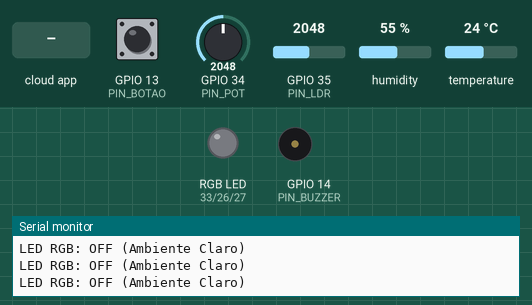
Recording of a sketch running on a simulated ESP32. On the bench: an RGB LED mixed from three pins (HIGH = lit), buzzer (waves = sounding), the last lines printed to the serial monitor. The inputs (shaded band) are chosen by the test bench; at power-on: temperature 24 °C, GPIO 13 (PIN_BOTAO) HIGH, GPIO 34 (PIN_POT) = 2048, GPIO 35 (PIN_LDR) = 2048, humidity 55 %. WiFi joins after 1.5 s; servers stay silent unless stated; not simulated (calls return 0 or success): arduino_secrets.h.

Above: at 2.7 s.
2.8 s: temperature set to 24.6 °C
4.7 s: temperature set to 25.4 °C
At 6.3 s:
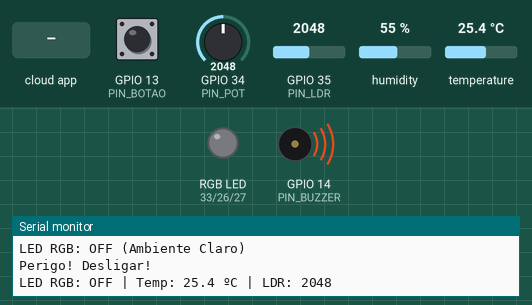
7.0 s: the phone or cloud app sets comando to Vermelho
At 7.8 s:
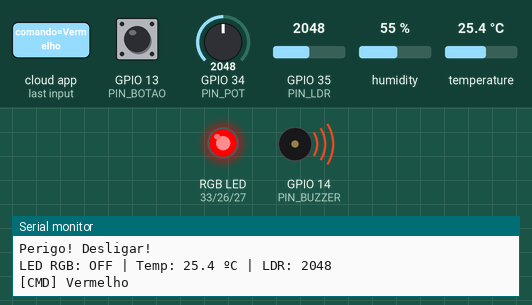
9.5 s: the phone or cloud app sets comando to Amarelo
At 9.8 s:
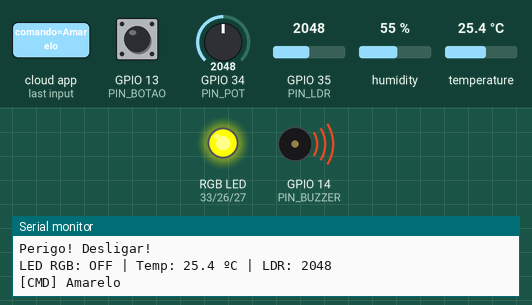
12.0 s: the phone or cloud app sets comando to Azul
At 12.8 s:
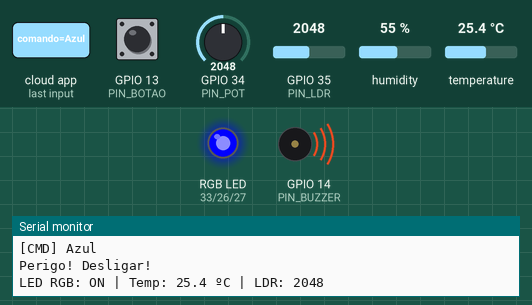
14.5 s: GPIO 13 (PIN_BOTAO) pulled LOW for 0.15 s
At 14.8 s:
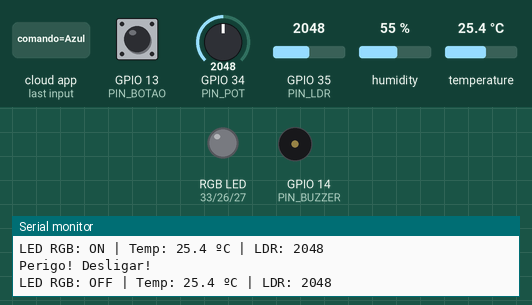
Timing chart, 0 to 17.5 s (numbered marks = the images above; inputs shaded):
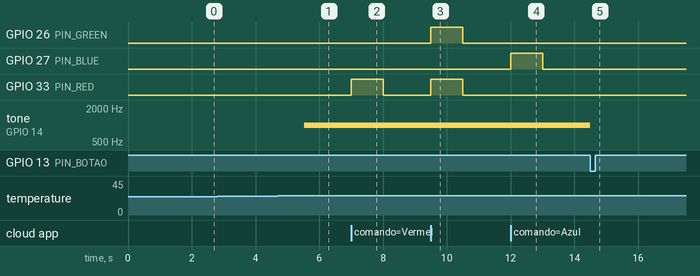

The sketch:

lamp.ino
```cpp
#include "thingProperties.h"
#include <DHT.h>

#define PIN_BOTAO    13
#define PIN_POT      34
#define PIN_LDR      35
#define PIN_TEMP     32
#define PIN_BUZZER   14
#define PIN_RED      33
#define PIN_GREEN    26
#define PIN_BLUE     27

#define DHTTYPE DHT22
DHT dht(PIN_TEMP, DHTTYPE);

volatile bool sistemaAtivoBotao = true;
unsigned long debounceTempo     = 0;

bool tempAtiva   = true;
bool luzAtiva    = true;
bool buzzerAtivo = true;

bool          corTemp       = false;
unsigned long corTempInicio = 0;
const unsigned long COR_DURACAO = 1000;


unsigned long ultimoSerial = 0;
const unsigned long INTERVALO_SERIAL = 2000;


void IRAM_ATTR ISR_Botao() {
  if (millis() - debounceTempo > 250) {
    sistemaAtivoBotao = !sistemaAtivoBotao;
    debounceTempo = millis();
  }
}


void definirRGB(int r, int g, int b) {
  analogWrite(PIN_RED,   r);
  analogWrite(PIN_GREEN, g);
  analogWrite(PIN_BLUE,  b);
}

void desligarLED() { definirRGB(0, 0, 0); }

void desligarAtuadores() {
  desligarLED();
  noTone(PIN_BUZZER);
}

void processarCorPotenciometro(int valor) {
  if      (valor < 820)  definirRGB(255,   0,   0); // Vermelho
  else if (valor < 1640) definirRGB(255, 127,   0); // Laranja
  else if (valor < 2460) definirRGB(255, 255, 255); // Branco
  else if (valor < 3280) definirRGB(  0, 255, 255); // Azul turquesa
  else                   definirRGB(  0,   0, 255); // Azul
}

void processarComando(String cmd) {
  cmd.trim();
  Serial.print("[CMD] "); Serial.println(cmd);

  if      (cmd == "Ligar")                { sistemaAtivoBotao = true;  sistemaOn = true;  }
  else if (cmd == "Desligar")             { sistemaAtivoBotao = false; sistemaOn = false; }
  else if (cmd == "Vermelho")             { definirRGB(255, 0,   0);   corTemp = true; corTempInicio = millis(); }
  else if (cmd == "Amarelo")              { definirRGB(255, 255, 0);   corTemp = true; corTempInicio = millis(); }
  else if (cmd == "Azul")                 { definirRGB(0,   0,   255); corTemp = true; corTempInicio = millis(); }
  else if (cmd == "Ativar Temperatura")   { tempAtiva   = true;  }
  else if (cmd == "Desativar Temperatura"){ tempAtiva   = false; }
  else if (cmd == "Ativar Detector")      { luzAtiva    = true;  }
  else if (cmd == "Desativar Detector")   { luzAtiva    = false; }
  else if (cmd == "Ativar Buzzer")        { buzzerAtivo = true;  }
  else if (cmd == "Desativar Buzzer")     { buzzerAtivo = false; noTone(PIN_BUZZER); }

  comando = "";
}

void onComandoChange() {
  if (comando.length() > 0) processarComando(comando);
}

void onSistemaOnChange() {
  sistemaAtivoBotao = sistemaOn;
  if (!sistemaOn) desligarAtuadores();
}

void setup() {
  Serial.begin(115200);
  delay(1500);

  pinMode(PIN_BOTAO,  INPUT_PULLUP);
  pinMode(PIN_BUZZER, OUTPUT);
  pinMode(PIN_RED,    OUTPUT);
  pinMode(PIN_GREEN,  OUTPUT);
  pinMode(PIN_BLUE,   OUTPUT);

  sistemaAtivoBotao = true;

  dht.begin();

  attachInterrupt(digitalPinToInterrupt(PIN_BOTAO), ISR_Botao, FALLING);

  initProperties();
  ArduinoCloud.begin(ArduinoIoTPreferredConnection);
  setDebugMessageLevel(2);
  ArduinoCloud.printDebugInfo();
}

void loop() {
  ArduinoCloud.update();

  if (!sistemaAtivoBotao) {
    desligarAtuadores();
    ledAtivo = false;
    if (millis() - ultimoSerial > INTERVALO_SERIAL) {
      Serial.println("LED RGB: OFF | Sistema desativado");
      ultimoSerial = millis();
    }
    return;
  }

  float tempLida = 0.0;
  int   luzLida  = 0;
  int   valorPot = analogRead(PIN_POT);

  if (tempAtiva) {
    tempLida = dht.readTemperature();
    if (isnan(tempLida)) {
      Serial.println("[ERRO] DHT22 falhou na leitura!");
      tempLida = 0.0;
    }
  }
  if (luzAtiva) luzLida = analogRead(PIN_LDR);

  temperatura  = tempLida;
  luminosidade = luzLida;

  bool alerta = false;
  if (tempAtiva && (tempLida < 0.0 || tempLida > 25.0)) {
    alerta = true;
    if (buzzerAtivo) tone(PIN_BUZZER, 1000);
  } else {
    noTone(PIN_BUZZER);
  }

  if (millis() - ultimoSerial > INTERVALO_SERIAL) {
    if (alerta) Serial.println("Perigo! Desligar!");
    Serial.print("LED RGB: "); Serial.print(ledAtivo ? "ON" : "OFF");
    Serial.print(" | Temp: "); Serial.print(tempLida, 1);
    Serial.print(" ºC | LDR: "); Serial.println(luzLida);
    ultimoSerial = millis();
  }

  if (corTemp) {
    if (millis() - corTempInicio >= COR_DURACAO) {
      corTemp = false;
    } else {
      ledAtivo = true;
      return;
    }
  }

  bool ambienteClaro = (luzAtiva && luzLida < 2200);

  if (alerta || ambienteClaro) {
    desligarLED();
    ledAtivo = false;
    if (ambienteClaro && !alerta)
      Serial.println("LED RGB: OFF (Ambiente Claro)");
  } else {
    processarCorPotenciometro(valorPot);
    ledAtivo = true;
  }
} 
```

thingProperties.h
```cpp
#include <ArduinoIoTCloud.h>
#include <Arduino_ConnectionHandler.h>
#include "arduino_secrets.h"

const char DEVICE_LOGIN_NAME[]  = "35f803a8-14e7-4047-a8b2-e949bd52f057";

const char SSID[]               = SECRET_SSID;
const char PASS[]               = SECRET_OPTIONAL_PASS;
const char DEVICE_KEY[]  = SECRET_DEVICE_KEY;

void onComandoChange();
void onSistemaOnChange();

String comando;
float temperatura;
int luminosidade;
bool ledAtivo;
bool sistemaOn;

void initProperties(){

  ArduinoCloud.setBoardId(DEVICE_LOGIN_NAME);
  ArduinoCloud.setSecretDeviceKey(DEVICE_KEY);
  ArduinoCloud.addProperty(comando, READWRITE, ON_CHANGE, onComandoChange);
  ArduinoCloud.addProperty(temperatura, READ, 5 * SECONDS, NULL);
  ArduinoCloud.addProperty(luminosidade, READ, 5 * SECONDS, NULL);
  ArduinoCloud.addProperty(ledAtivo, READ, ON_CHANGE, NULL);
  ArduinoCloud.addProperty(sistemaOn, READWRITE, ON_CHANGE, onSistemaOnChange);

}

WiFiConnectionHandler ArduinoIoTPreferredConnection(SSID, PASS);
```

Measured:
- the behaviour switches between 25 and 25.1 °C on temperature (found by bisection; images 0 and 1)
- after the input at 4.7 s, tone on GPIO 14 (PIN_BUZZER): silent → 1000 Hz after 0.82 s
- after the input at 7.0 s, GPIO 33 (PIN_RED): LOW → HIGH at once, → LOW 1.0 s later
- after the input at 9.5 s, GPIO 26 (PIN_GREEN), GPIO 33 (PIN_RED): LOW → HIGH at once, → LOW 1.0 s later
- after the input at 12.0 s, GPIO 27 (PIN_BLUE): LOW → HIGH at once, → LOW 1.0 s later
- after the input at 14.5 s, tone on GPIO 14 (PIN_BUZZER): 1000 Hz → silent at once
